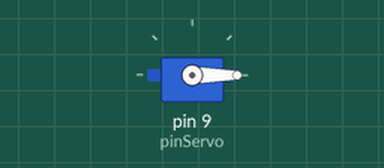
Recording of a sketch running on a simulated Arduino Uno, built with avr-gcc and run on an emulated ATmega328P. On the bench: servo. What the sketch prints to the serial monitor is not drawn.

Above: at 0.05 s.
Timing chart, 0 to 3.5 s (numbered marks = the images above):
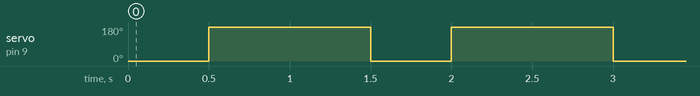

Measured:
- by itself, servo on pin 9 (pinServo): alternates 180° for 1.0 s and 0° for 0.50 s

The sketch:

P18.ino
```cpp
#include "servo.h"

int pinServo = 9;
Servo servo;

void setup() {
  // put your setup code here, to run once:
  Serial.begin(9600);
  servo.attach(pinServo);
  }

void loop() {
  // put your main code here, to run repeatedly:
  servo.write(0);
  Serial.println("servo en 0");
  delay(500);

  servo.write(180);
  Serial.println("servo en 0");
  delay(500);

  servo.write(180);
  Serial.println("servo en 180");
  delay(500);
}
```
